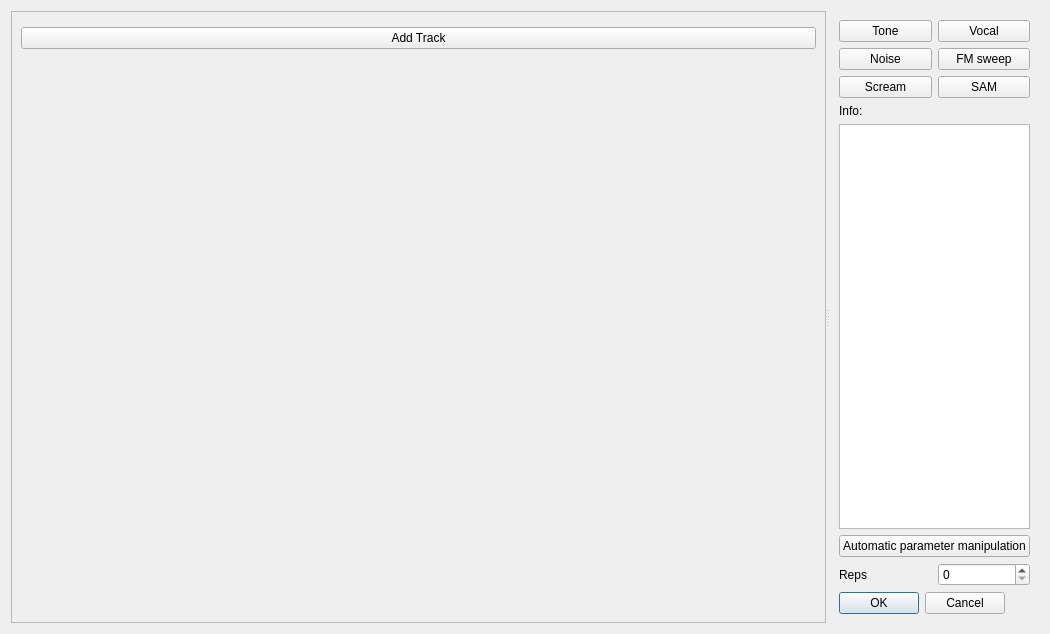
<?xml version="1.0" encoding="UTF-8"?>
<ui version="4.0">
 <class>StimulusEditor</class>
 <widget class="QWidget" name="StimulusEditor">
  <property name="geometry">
   <rect>
    <x>0</x>
    <y>0</y>
    <width>1050</width>
    <height>634</height>
   </rect>
  </property>
  <property name="sizePolicy">
   <sizepolicy hsizetype="Expanding" vsizetype="Preferred">
    <horstretch>0</horstretch>
    <verstretch>0</verstretch>
   </sizepolicy>
  </property>
  <property name="windowTitle">
   <string>Form</string>
  </property>
  <layout class="QVBoxLayout" name="verticalLayout_2">
   <item>
    <widget class="QSplitter" name="splitter">
     <property name="orientation">
      <enum>Qt::Horizontal</enum>
     </property>
     <widget class="QScrollArea" name="scrollArea">
      <property name="sizePolicy">
       <sizepolicy hsizetype="Expanding" vsizetype="Expanding">
        <horstretch>1</horstretch>
        <verstretch>0</verstretch>
       </sizepolicy>
      </property>
      <property name="minimumSize">
       <size>
        <width>500</width>
        <height>0</height>
       </size>
      </property>
      <property name="widgetResizable">
       <bool>true</bool>
      </property>
      <widget class="QWidget" name="scrollAreaWidgetContents">
       <property name="geometry">
        <rect>
         <x>0</x>
         <y>0</y>
         <width>498</width>
         <height>614</height>
        </rect>
       </property>
       <layout class="QVBoxLayout" name="verticalLayout_4">
        <item>
         <widget class="StimulusView" name="trackview" native="true"/>
        </item>
        <item>
         <widget class="QPushButton" name="pushButton">
          <property name="sizePolicy">
           <sizepolicy hsizetype="Minimum" vsizetype="Fixed">
            <horstretch>0</horstretch>
            <verstretch>0</verstretch>
           </sizepolicy>
          </property>
          <property name="text">
           <string>Add Track</string>
          </property>
         </widget>
        </item>
        <item>
         <spacer name="verticalSpacer">
          <property name="orientation">
           <enum>Qt::Vertical</enum>
          </property>
          <property name="sizeHint" stdset="0">
           <size>
            <width>20</width>
            <height>40</height>
           </size>
          </property>
         </spacer>
        </item>
       </layout>
      </widget>
     </widget>
     <widget class="QFrame" name="frame">
      <property name="sizePolicy">
       <sizepolicy hsizetype="Preferred" vsizetype="Preferred">
        <horstretch>0</horstretch>
        <verstretch>0</verstretch>
       </sizepolicy>
      </property>
      <property name="maximumSize">
       <size>
        <width>16777215</width>
        <height>16777215</height>
       </size>
      </property>
      <property name="baseSize">
       <size>
        <width>200</width>
        <height>0</height>
       </size>
      </property>
      <layout class="QVBoxLayout" name="verticalLayout">
       <property name="sizeConstraint">
        <enum>QLayout::SetDefaultConstraint</enum>
       </property>
       <item>
        <layout class="QGridLayout" name="gridLayout">
         <item row="0" column="0">
          <widget class="QPushButton" name="pushButton_2">
           <property name="sizePolicy">
            <sizepolicy hsizetype="Minimum" vsizetype="Fixed">
             <horstretch>0</horstretch>
             <verstretch>0</verstretch>
            </sizepolicy>
           </property>
           <property name="baseSize">
            <size>
             <width>50</width>
             <height>0</height>
            </size>
           </property>
           <property name="text">
            <string>Tone</string>
           </property>
          </widget>
         </item>
         <item row="0" column="1">
          <widget class="QPushButton" name="pushButton_3">
           <property name="sizePolicy">
            <sizepolicy hsizetype="Minimum" vsizetype="Fixed">
             <horstretch>0</horstretch>
             <verstretch>0</verstretch>
            </sizepolicy>
           </property>
           <property name="font">
            <font>
             <kerning>true</kerning>
            </font>
           </property>
           <property name="text">
            <string>Vocal</string>
           </property>
           <property name="checkable">
            <bool>false</bool>
           </property>
           <property name="default">
            <bool>false</bool>
           </property>
           <property name="flat">
            <bool>false</bool>
           </property>
          </widget>
         </item>
         <item row="1" column="0">
          <widget class="QPushButton" name="pushButton_4">
           <property name="text">
            <string>Noise</string>
           </property>
          </widget>
         </item>
         <item row="1" column="1">
          <widget class="QPushButton" name="pushButton_5">
           <property name="text">
            <string>FM sweep</string>
           </property>
          </widget>
         </item>
         <item row="2" column="0">
          <widget class="QPushButton" name="pushButton_6">
           <property name="text">
            <string>Scream</string>
           </property>
          </widget>
         </item>
         <item row="2" column="1">
          <widget class="QPushButton" name="pushButton_7">
           <property name="text">
            <string>SAM</string>
           </property>
          </widget>
         </item>
        </layout>
       </item>
       <item>
        <widget class="QLabel" name="label">
         <property name="sizePolicy">
          <sizepolicy hsizetype="Fixed" vsizetype="Preferred">
           <horstretch>0</horstretch>
           <verstretch>0</verstretch>
          </sizepolicy>
         </property>
         <property name="text">
          <string>Info:</string>
         </property>
        </widget>
       </item>
       <item>
        <widget class="QListView" name="listView">
         <property name="sizePolicy">
          <sizepolicy hsizetype="Minimum" vsizetype="Expanding">
           <horstretch>0</horstretch>
           <verstretch>0</verstretch>
          </sizepolicy>
         </property>
         <property name="minimumSize">
          <size>
           <width>50</width>
           <height>0</height>
          </size>
         </property>
         <property name="maximumSize">
          <size>
           <width>16777215</width>
           <height>16777215</height>
          </size>
         </property>
        </widget>
       </item>
       <item>
        <widget class="QPushButton" name="pushButton_8">
         <property name="text">
          <string>Automatic parameter manipulation</string>
         </property>
        </widget>
       </item>
       <item>
        <layout class="QGridLayout" name="gridLayout_3">
         <item row="0" column="0">
          <widget class="QLabel" name="label_2">
           <property name="sizePolicy">
            <sizepolicy hsizetype="Minimum" vsizetype="Preferred">
             <horstretch>0</horstretch>
             <verstretch>0</verstretch>
            </sizepolicy>
           </property>
           <property name="text">
            <string>Reps</string>
           </property>
          </widget>
         </item>
         <item row="0" column="1">
          <widget class="QSpinBox" name="spinBox"/>
         </item>
        </layout>
       </item>
       <item>
        <widget class="QDialogButtonBox" name="buttonBox">
         <property name="sizePolicy">
          <sizepolicy hsizetype="Fixed" vsizetype="Fixed">
           <horstretch>0</horstretch>
           <verstretch>0</verstretch>
          </sizepolicy>
         </property>
         <property name="standardButtons">
          <set>QDialogButtonBox::Cancel|QDialogButtonBox::Ok</set>
         </property>
        </widget>
       </item>
      </layout>
     </widget>
    </widget>
   </item>
  </layout>
 </widget>
 <customwidgets>
  <customwidget>
   <class>StimulusView</class>
   <extends>QWidget</extends>
   <header>audiolab.stim.stimulusview</header>
   <container>1</container>
  </customwidget>
 </customwidgets>
 <resources/>
 <connections/>
</ui>
